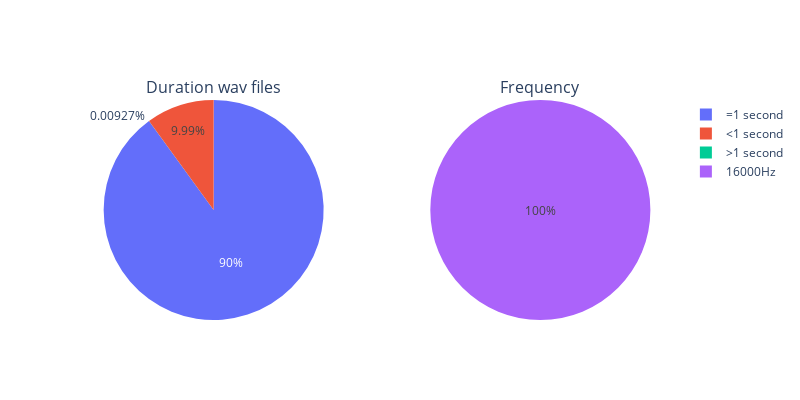

The cell this chart's notebook holds for it:
### Code cell
x = []
y = []
for i in signal_lengths:
    x.append(i)
    y.append(signal_lengths[i])
tot = 0
for i in range(81):
    tot = tot + y[i]
freq = []
counts = []
for j in frequencies:
    freq.append(str(j)+'Hz')
    counts.append(frequencies[j])
        
labels = []
values = []
one_second = 0
less = 0
more = 0

for i in range(len(x)):
    if x[i]==16000:
        one_second+=y[i]
    elif x[i]<16000:
        less+=y[i]
    else:
        more+=y[i]
labels.append('=1 second')
values.append(one_second/tot*100)
labels.append('<1 second')
values.append(less/tot*100)
labels.append('>1 second')
values.append(more/tot*100)
fig = make_subplots(rows=1, cols=2,specs=[[{"type": "domain"},{"type": "domain"}]],
                    subplot_titles=['Duration wav files', 'Frequency'])
fig.add_trace(go.Pie(labels=labels, values=values),row=1,col=1)
fig.add_trace(go.Pie(labels=freq, values=counts),row=1,col=2)
fig.update_layout(height=400, width=800)
fig.show()

### Figure 1 — Plotly figure (JSON) as saved in the notebook; plotly's stock layout.template omitted (floating-point values rounded to 4 significant figures)
{"data": [{"domain": {"x": [0, 0.45], "y": [0, 1]}, "labels": ["=1 second", "<1 second", ">1 second"], "type": "pie", "values": [90.0, 9.994, 0.00927]}, {"domain": {"x": [0.55, 1], "y": [0, 1]}, "labels": ["16000Hz"], "type": "pie", "values": [64727]}], "layout": {"annotations": [{"font": {"size": 16}, "showarrow": false, "text": "Duration wav files", "x": 0.225, "xanchor": "center", "xref": "paper", "y": 1, "yanchor": "bottom", "yref": "paper"}, {"font": {"size": 16}, "showarrow": false, "text": "Frequency", "x": 0.775, "xanchor": "center", "xref": "paper", "y": 1, "yanchor": "bottom", "yref": "paper"}], "height": 400, "width": 800}}
